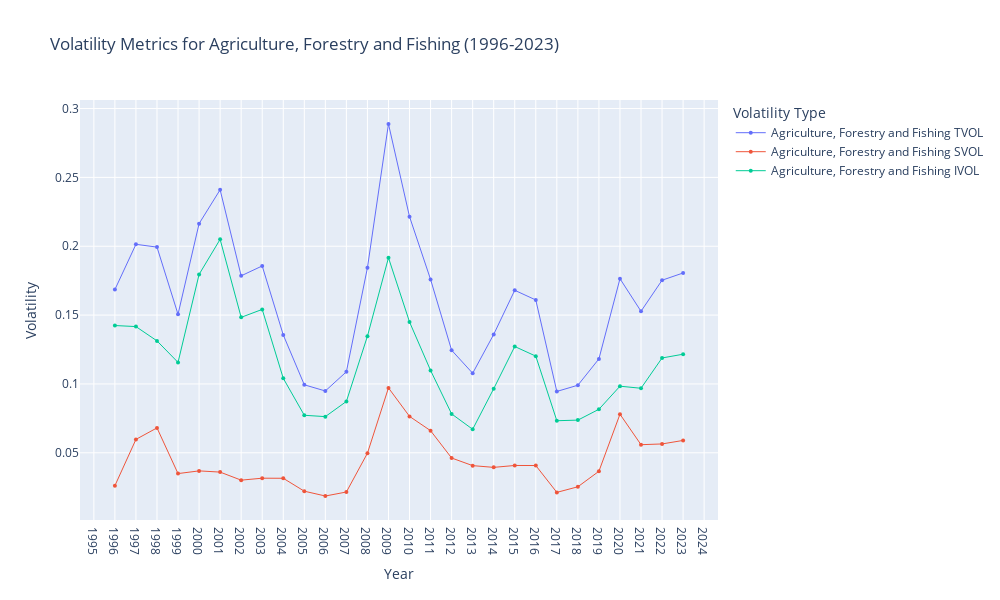
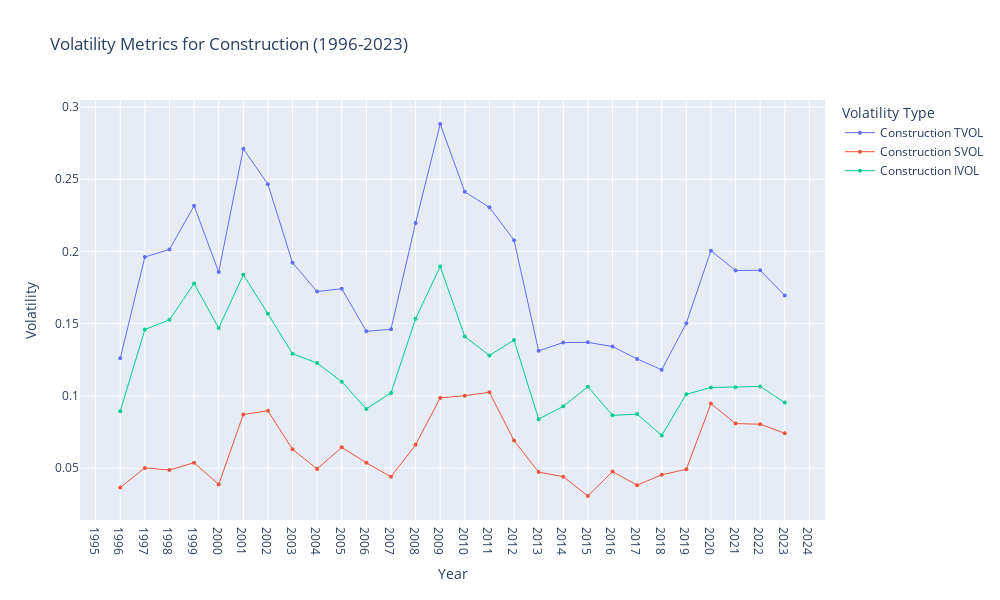
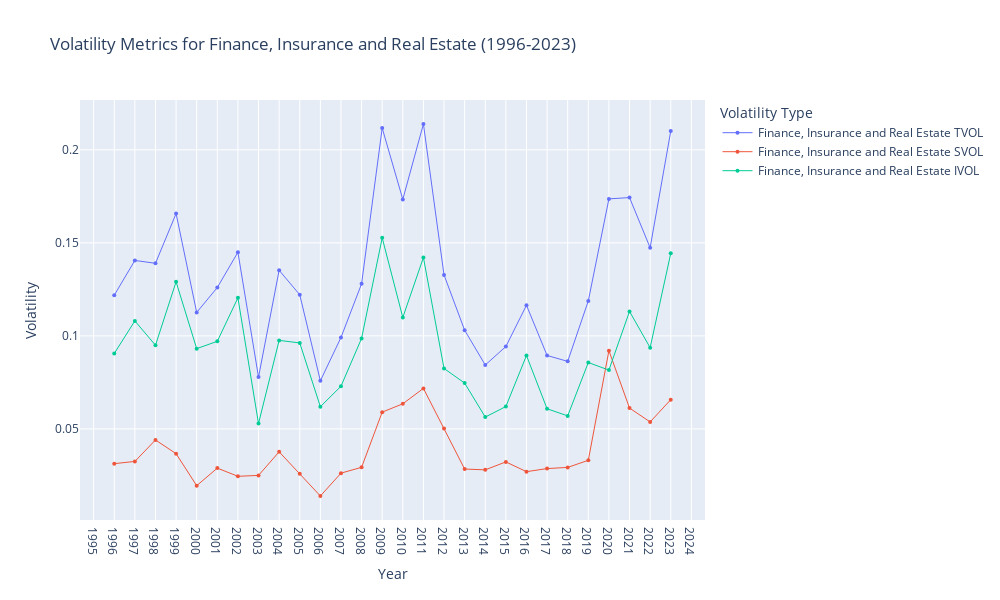
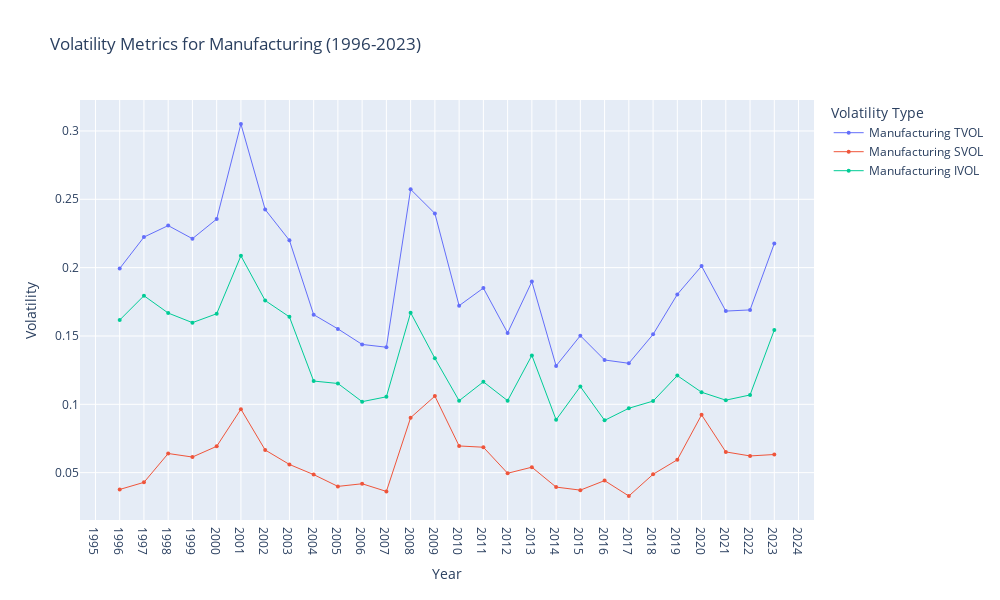

Notebook code for these charts, in order:
### Markdown cell above
<h1>
    Volatility Plots Industry wise Graph for TVOL,IVOL,SVOL
</h1>

### Code cell
plotVolatility(agg_vol_stats, industries)
